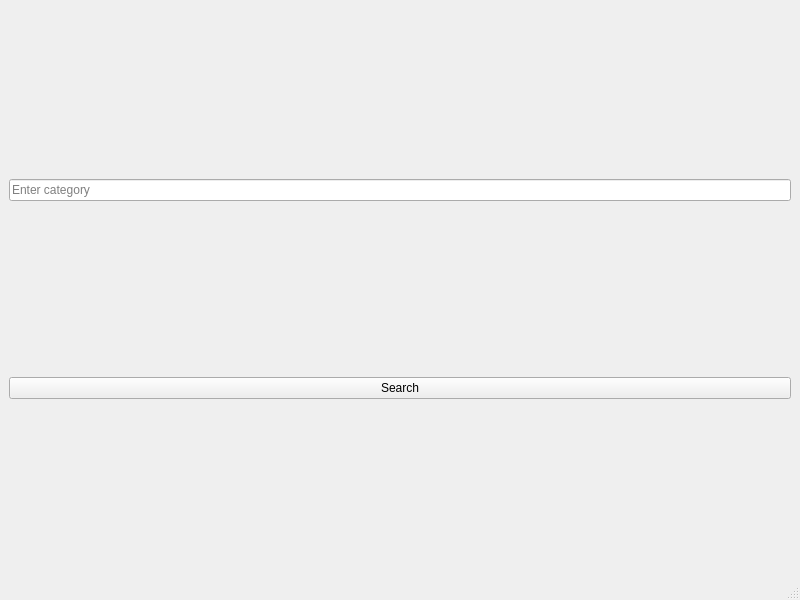
<?xml version="1.0" encoding="UTF-8"?>
<ui version="4.0">
 <class>MainWindow</class>
 <widget class="QMainWindow" name="MainWindow">
  <property name="geometry">
   <rect>
    <x>0</x>
    <y>0</y>
    <width>800</width>
    <height>600</height>
   </rect>
  </property>
  <property name="windowTitle">
   <string>Restaurant Client</string>
  </property>

  <widget class="QWidget" name="centralwidget">
   <layout class="QVBoxLayout" name="verticalLayout">

    <item>
     <widget class="QLineEdit" name="lineEditCategory">
      <property name="placeholderText">
       <string>Enter category</string>
      </property>
     </widget>
    </item>

    <item>
     <widget class="QPushButton" name="searchButton">
      <property name="text">
       <string>Search</string>
      </property>
     </widget>
    </item>

   </layout>
  </widget>

  <widget class="QMenuBar" name="menubar"/>
  <widget class="QStatusBar" name="statusbar"/>

 </widget>
 <resources/>
 <connections/>
</ui>
